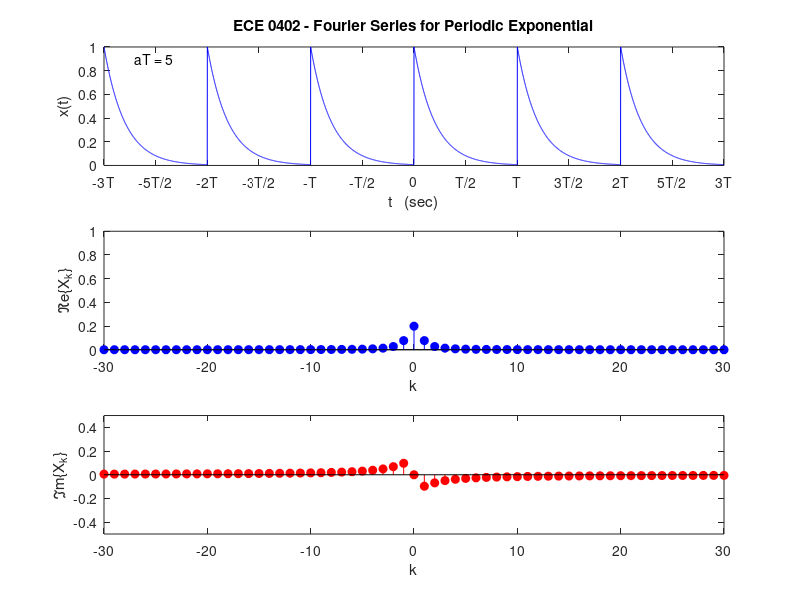
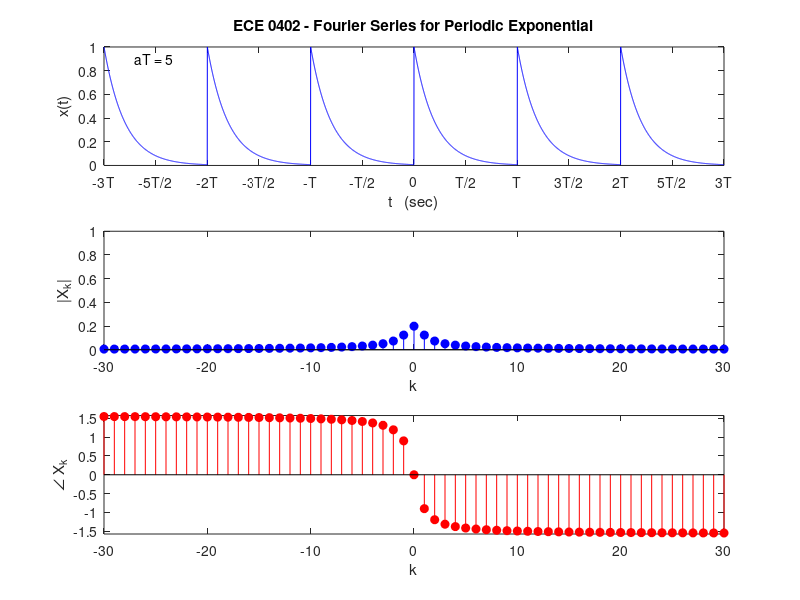

The MATLAB script that drew these images, in order:
clear
clc

j = sqrt(-1);

T = 1;
t_max = 3*T;
t_min = -t_max;
dt = T/1000;
t = t_min : dt : t_max;
x = zeros(size(t));

figure(1)
subplot(3,1,1)
h1 = plot(t,x,'b');
axis([t_min t_max 0 1])
h2 = text(0.9*t_min, 0.9, ['aT = 0']);
xlabel('t   (sec)')
ylabel('x(t)')
title('ECE 0402 - Fourier Series for Periodic Exponential')
set(gca,'XTick',[-3*T : 0.5*T : 3*T])
set(gca,'XTickLabel',{'-3T','-5T/2','-2T','-3T/2','-T','-T/2','0','T/2','T','3T/2','2T','5T/2','3T'})

k_max = 30;
k_min = -k_max;
k = k_min : k_max;
X = zeros(size(k));

subplot(3,1,2)
h3 = stem(k,real(X),'b','filled');
xlabel('k')
ylabel('\Ree\{X_k\}')
axis([k_min k_max 0 1])

subplot(3,1,3)
h4 = stem(k,imag(X),'r','filled');
xlabel('k')
ylabel('\Imm\{X_k\}')
axis([k_min k_max -0.5 0.5])

figure(2)
subplot(3,1,1)
h5 = plot(t,x,'b');
axis([t_min t_max 0 1])
h6 = text(0.9*t_min, 0.9, ['aT = 0']);
xlabel('t   (sec)')
ylabel('x(t)')
title('ECE 0402 - Fourier Series for Periodic Exponential')
set(gca,'XTick',[-3*T : 0.5*T : 3*T])
set(gca,'XTickLabel',{'-3T','-5T/2','-2T','-3T/2','-T','-T/2','0','T/2','T','3T/2','2T','5T/2','3T'})

k_max = 30;
k_min = -k_max;
k = k_min : k_max;
X = zeros(size(k));

subplot(3,1,2)
h7 = stem(k,abs(X),'b','filled');
xlabel('k')
ylabel('|X_k|')
axis([k_min k_max 0 1])

subplot(3,1,3)
h8 = stem(k,angle(X),'r','filled');
xlabel('k')
ylabel('\angle X_k')
axis([k_min k_max -pi/2 pi/2])

for aT = 0.125 : 0.125 : 5
    a = aT/T;
    x = 0;
    for i = -3 : 2
        subset = ( abs(t-(i+0.5)*T) <= T/2 );
        t1 = t(subset) - i*T;
        x(subset) = exp(-a*t1);
    end
    
    set(h1, 'YData', x)
    set(h2, 'String', ['aT = ' num2str(aT)])
    
    X = ( 1 - exp(-aT) ) ./ ( aT + j*2*pi*k);
    set(h3,'YData', real(X))
    set(h4,'YData', imag(X))

    set(h5, 'YData', x)
    set(h6, 'String', ['aT = ' num2str(aT)])
    
    set(h7,'YData', abs(X))
    set(h8,'YData', angle(X))
    
    waitforbuttonpress
    
end